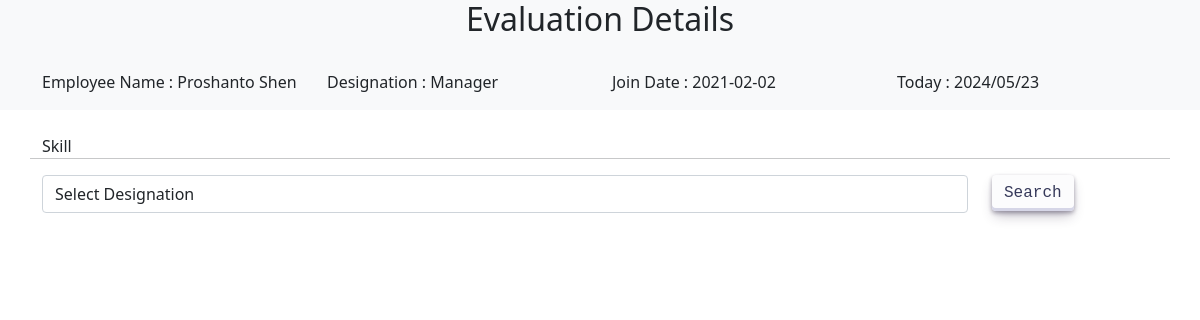
Screenshot of /evaluationPermission.php?id=19 (signed in) with the database file from the repository.
### tables this page shows
CREATE TABLE `tb_employeeinfo` (
  `Id` int(11) NOT NULL,
  `E_Name` varchar(255) NOT NULL,
  `E_Designation` varchar(255) DEFAULT NULL,
  `E_Username` varchar(255) NOT NULL,
  `E_DOB` date DEFAULT NULL,
  `E_Gender` varchar(255) DEFAULT NULL,
  `E_Email` varchar(255) DEFAULT NULL,
  `E_Password` varchar(255) DEFAULT NULL,
  `E_Phone` int(11) DEFAULT NULL,
  `E_Status` int(11) DEFAULT NULL,
  `E_FatherName` varchar(255) DEFAULT NULL,
  `E_MotherName` varchar(255) DEFAULT NULL,
  `E_PresentAddress` varchar(255) DEFAULT NULL,
  `E_PermanentAddress` varchar(255) DEFAULT NULL,
  `E_EmargencyPhone` int(11) DEFAULT NULL,
  `E_Nationality` varchar(255) DEFAULT NULL,
  `E_MarritalStatus` varchar(255) DEFAULT NULL,
  `E_Religion` varchar(255) DEFAULT NULL,
  `E_NID` int(11) DEFAULT NULL,
  `E_OfficeId` int(11) DEFAULT NULL,
  `E_JoinDate` date DEFAULT NULL,
  `E_BloodGroup` varchar(255) DEFAULT NULL,
  `E_Image` varchar(255) DEFAULT NULL,
  `E_EvaluationPermission` int(11) DEFAULT NULL,
  `E_dep_id` int(11) DEFAULT NULL,
  `E_AccountPermittion` int(11) DEFAULT NULL
);

### evaluationPermission.php (the view, shortened to what this page needs)
<?php
include 'dbconfig.php';
    if(isset($_SESSION['Id']) && isset($_SESSION['E_Name']))
    {
?>
<!DOCTYPE html>
<html lang="en">
<head>
    <link rel="stylesheet" href="https://cdnjs.cloudflare.com/ajax/libs/font-awesome/4.7.0/css/font-awesome.min.css">
    <link href="https://cdn.jsdelivr.net/npm/bootstrap@5.0.2/dist/css/bootstrap.min.css" rel="stylesheet">
    <link rel="stylesheet" href="styleProductFilter.css" media="screen">
</head>
<body>
<?php
if(isset($_GET['id']))
{
    $Eid = $_GET['id'];
}
else
{
    $Eid = '';
}
$sqlData = "SELECT * FROM tb_employeeinfo WHERE Id = '$Eid'";
$sqlResult = mysqli_query($conn,$sqlData);
foreach($sqlResult as $val){
    $name = $val['E_Name'];
    $JDate = $val['E_JoinDate'];
    $desig = $val['E_Designation'];
}
?>
 <section id="evaluationPermission" class="bg-light">
    <div class="container">
        <div class="row">
            <div class="col display-4 text-center text-dark mb-4"><h2>Evaluation Details</h2></div>
        </div>
        <div class="row">
            <div class="col-3"><p>Employee Name : <?php echo $name;?></p></div>
            <div class="col-3"><p>Designation : <?php echo $desig;?></p></div>
            <div class="col-3"><p>Join Date : <?php echo $JDate;?></p></div>
            <div class="col-3"><p><?php echo "Today : ".date("Y/m/d");?></p></div>
        </div>
    </div>
 </section>
 <section id="searchSection">
    <div class="container">
        <form action="" method="POST">
            <div class="wrapper2">
                <div class="row">
                    <label class="labels mt-4" for="designation">Skill</label><hr>
                    <div class="col-md-10">
                        <select name="cbxSkill" class="form-control" id="designation">
                            <option selected disabled>Select Designation</option>
                        </select>
                    </div>
                    <div class="col-md-2">
                        <button name="btnSearch" type="submit" class="button-30">Search</button>
                    </div>
                </div>
            </div>
        </form>
    </div>
</section>
</body>
</html>
<?php
    }
    else{
        header("Location: log.php");
        exit();
    }
?>

### styleProductFilter.css (style rules this page uses)
.button-30 { align-items: center; appearance: none; background-color: #FCFCFD; border-radius: 4px; border-width: 0; box-shadow: rgba(45, 35, 66, 0.4) 0 2px 4px,rgba(45, 35, 66, 0.3) 0 7px 13px -3px,#D6D6E7 0 -3px 0 inset; box-sizing: border-box; color: #36395A; cursor: pointer; display: inline-flex; font-family: "JetBrains Mono",monospace; height: 36px; justify-content: center; line-height: 1; list-style: none; overflow: hidden; padding-left: 12px; padding-right: 12px; position: relative; text-align: left; text-decoration: none; transition: box-shadow .15s,transform .15s; user-select: none; -webkit-user-select: none; touch-action: manipulation; white-space: nowrap; will-change: box-shadow,transform; font-size: 1rem; }

### rows the page displays
tb_employeeinfo: E_Name "Proshanto Shen", E_Designation "Manager", E_JoinDate "2021-02-02"
